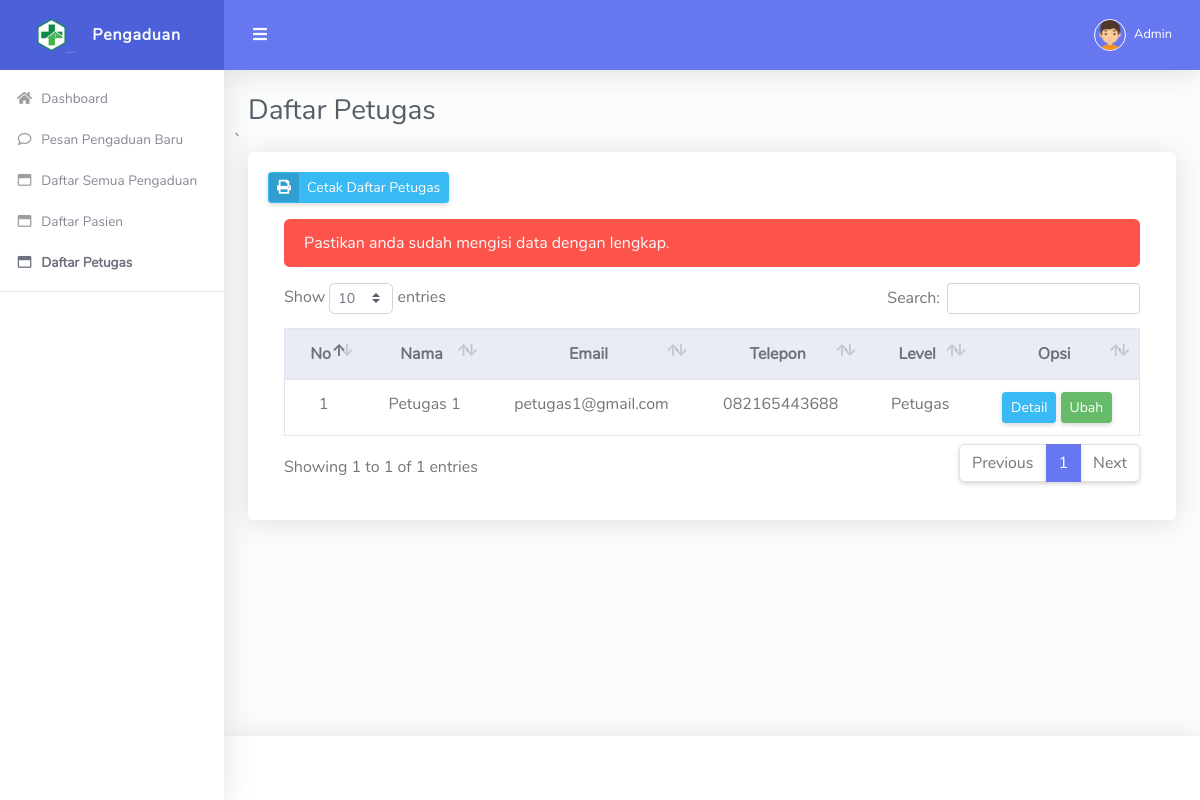
/admin/daftar-petugas.php?pesan=lengkapi (signed in), run on the app's committed database.
### tables this page shows
CREATE TABLE `tbl_petugas` (
  `id_petugas` int NOT NULL,
  `nama` varchar(90) NOT NULL,
  `email` varchar(50) NOT NULL,
  `telepon` varchar(16) NOT NULL,
  `password` varchar(150) NOT NULL,
  `level` enum('Admin','Petugas') NOT NULL
);

### admin/daftar-petugas.php (the view, shortened to what this page needs)
<!DOCTYPE html>
<html lang="en">
<head>
  <link href="../vendor/fontawesome-free/css/all.min.css" rel="stylesheet" type="text/css">
  <link href="../vendor/bootstrap/css/bootstrap.min.css" rel="stylesheet" type="text/css">
  <link href="../css/ruang-admin.min.css" rel="stylesheet">
  <link href="../vendor/datatables/dataTables.bootstrap4.css"  rel="stylesheet" type="text/css">
</head>
<body id="page-top">
  <div id="wrapper">
    <ul class="navbar-nav sidebar sidebar-light accordion" id="accordionSidebar">
      <a class="sidebar-brand d-flex align-items-center justify-content-center" href="">
        <div class="sidebar-brand-icon">
          <img src="../img/logo/logo2.png">
        </div>
        <div class="sidebar-brand-text mx-3">Pengaduan</div>
      </a>
      <?php include "menu.php"; ?>
      <hr class="sidebar-divider">
    </ul>
    <div id="content-wrapper" class="d-flex flex-column">
      <div id="content">
        <nav class="navbar navbar-expand navbar-light bg-navbar topbar mb-4 static-top">
          <button id="sidebarToggleTop" class="btn btn-link rounded-circle mr-3">
            <i class="fa fa-bars"></i>
          </button>
          <ul class="navbar-nav ml-auto">
            <li class="nav-item dropdown no-arrow">
              <a class="nav-link dropdown-toggle" href="#" id="userDropdown" role="button" data-toggle="dropdown"
                aria-haspopup="true" aria-expanded="false">
                <img class="img-profile rounded-circle" src="../img/boy.png" style="max-width: 60px">
                <span class="ml-2 d-none d-lg-inline text-white small"><?php echo $_SESSION['nama']; ?></span>
              </a>
            </li>
          </ul>
        </nav>
        <div class="container-fluid" id="container-wrapper">
          <div class="d-sm-flex align-items-center justify-content-between mb-0">
            <h1 class="h3 mb-0 text-gray-800">Daftar Petugas</h1>
          </div>
          <div class="row">
         ` <div class="col-lg-12">
            <div class="card mb-4">
              <div class="card-body">
                <div class="row col-lg-12">
                  <a href="cetak-daftar-petugas.php" class="btn btn-sm btn-info btn-icon-split">
                    <span class="icon text-primary-50">
                      <i class="fas fa-print"></i>
                    </span>
                    <span class="text">Cetak Daftar Petugas</span>
                  </a>
                </div>
                <div class="table-responsive p-3">
                <?php
                  if(isset($_GET['pesan'])){
                    if($_GET['pesan'] == "gagal"){
                     echo "<div class='alert alert-danger' role='alert'>
                            Data gagal diubah. Pastikan anda sudah mengisinya dengan benar.
                          </div>";
                    }
                    else if($_GET['pesan'] == "ekstensi"){
                      echo "<div class='alert alert-danger' role='alert'>
                            Format gambar hanya .PNG, .JPEG, .JPG dan .BMP
                           </div>";
                    }
                    else if($_GET['pesan'] == "lengkapi"){
                      echo "<div class='alert alert-danger' role='alert'>
                           Pastikan anda sudah mengisi data dengan lengkap.
                           </div>";
                    }
                    else if($_GET['pesan'] == "hapus"){
                      echo "<div class='alert alert-danger' role='alert'>
                          Data berhasil dihapus.
                           </div>";
                    }
                  }
                ?>
                  <table class="table align-items-center table-bordered table-flush table-hover" id="tabel-pengaduan">
                    <thead class="thead-light">
                      <tr align="center">
                          <th>No</th>
                          <th>Nama</th>
                          <th>Email</th>
                          <th>Telepon</th>
                          <th>Level</th>
                          <th>Opsi</th>
                      </tr>
                  </thead>
                  <tbody>
                  <?php
                      include '../koneksi.php';
                      $no = 1;
                      $data = mysqli_query($koneksi,"select * from tbl_petugas where level='Petugas'");
                      while($row = mysqli_fetch_array($data))
                      {
                          echo "<tr align='center'>
                          <td>$no</td>
                          <td>".$row['nama']."</td>
                          <td>".$row['email']."</td>
                          <td>".$row['telepon']."</td>
                          <td>".$row['level']."</td>
                          <td>
                            <a class='btn btn-sm btn-info' href='detail-petugas.php?id=".$row['id_petugas']."'> Detail </a>
                            <a class='btn btn-sm btn-success' href='ubah-petugas.php?id=".$row['id_petugas']."'> Ubah </a>
                          </td>
                      </tr>";
                      $no++;
                      }
                  ?>
                  </tbody>
                </table>
                </div>
              </div>
             </div>
            </div>
          </div>
        </div>
      </div>
      <footer class="sticky-footer bg-white">
      </footer>
    </div>
  </div>
</body>
</html>

### data on the page
tbl_petugas: nama "Petugas 1", email "petugas1@gmail.com", telepon "082165443688", level "Petugas"

### other printed values
$_SESSION['nama'] "Admin"
